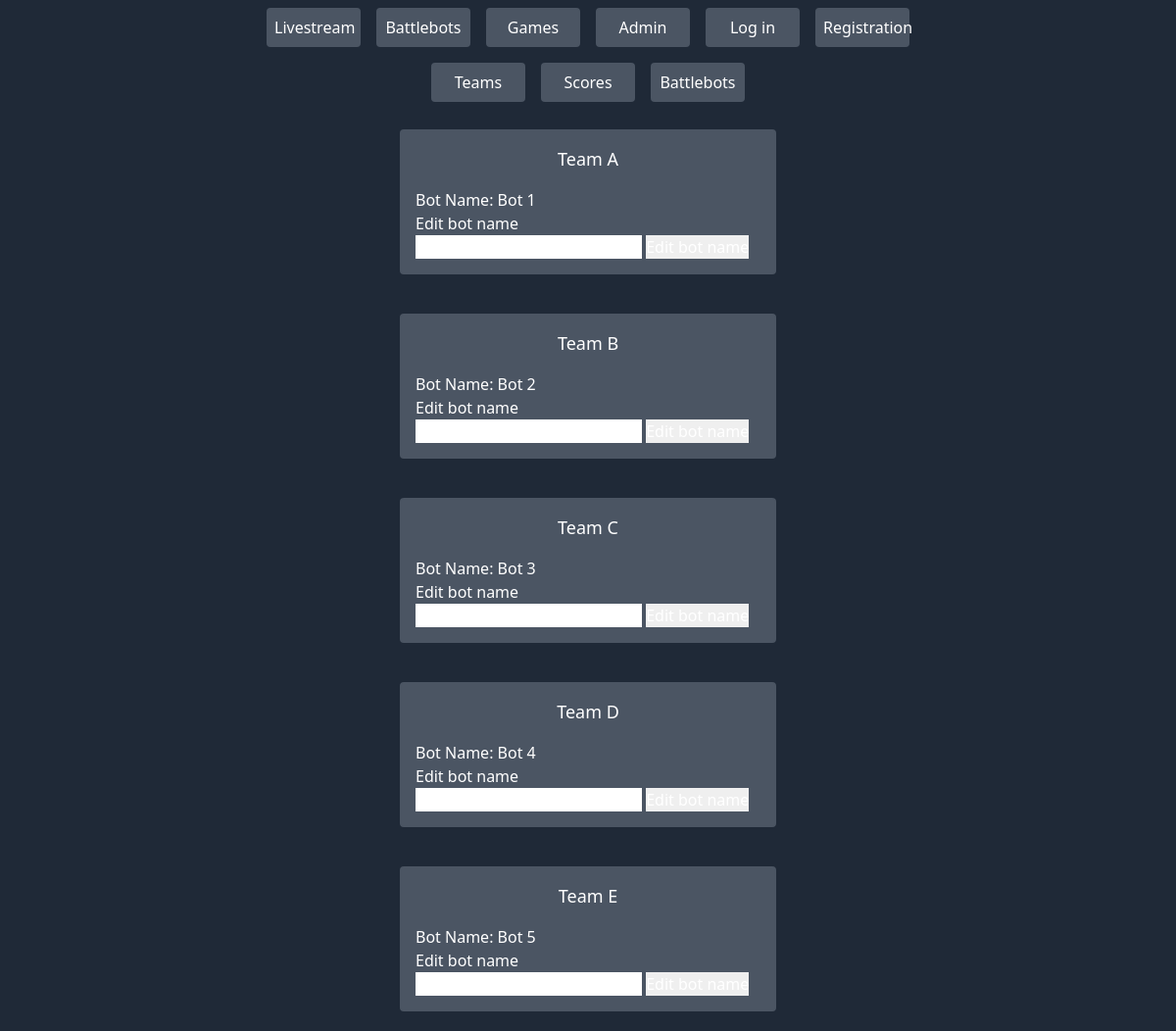
/adminbots.php, run on the app's committed database.
### tables this page shows
CREATE TABLE `robots` (
  `robot_id` int(11) NOT NULL,
  `team` varchar(45) NOT NULL,
  `bot_name` varchar(45) NOT NULL,  
  `game1_score` int(11),
  `game2_score` int(11),
  `game3_score` int(11),
  `last_update` timestamp NOT NULL DEFAULT current_timestamp() ON UPDATE current_timestamp(),
  `insert_time` timestamp NOT NULL DEFAULT current_timestamp()
);

### adminbots.php (the view, shortened to what this page needs)
<?php
$conn= mysqli_connect("localhost","root","");
mysqli_select_db($conn,"robolympics");
?>
<!doctype html>
<html lang="en">
<head>
    <link href="css/styles.css" rel="stylesheet" type="text/css">
</head>
<body class="min-h-full bg-gray-800 text-white">
<?php
        require_once('navbar.php');
    ?>
    <div class="flex justify-center">
        <a href="adminteams.php" class="nav-button">Teams</a>
        <a href="adminscores.php" class="nav-button">Scores</a>
        <a href="adminbots.php" class="nav-button">Battlebots</a>
    </div>
    <div class="flex justify-center font-medium">
        <div class="flex-col w-96 m-5 p-4 bg-gray-600 rounded">
            <div class="flex w-full justify-center mb-4">
                <h2 class="font-medium text-lg self-center truncate">Team A</h2>
            </div>
            <div class="flex w-full justify-left">
                <h3 class="font-medium text-base self-center truncate">Bot Name:
				<?php
					$result= mysqli_query($conn, "SELECT * FROM robots WHERE team='A'");
					while ($row = mysqli_fetch_array($result)) {
						$name = $row['bot_name'];
						echo $name;
					}
				?>
				</h3>
            </div>
			<div class="flex w-full justify-left">
				<h3>Edit bot name
				<form name="setBotA" method="POST" action="<?php echo $_SERVER['PHP_SELF']; ?>">
					<input type="text" id="newNameA" name="newNameA">
					<input type="submit" name="submitBotA" value="Edit bot name">
				</form>
				</h3>
			</div>
        </div>
    </div>
    <div class="flex justify-center font-medium">
        <div class="flex-col w-96 m-5 p-4 bg-gray-600 rounded">
            <div class="flex w-full justify-center mb-4">
                <h2 class="font-medium text-lg self-center truncate">Team B</h2>
            </div>
            <div class="flex w-full justify-left">
                <h3 class="font-medium text-base self-center truncate">Bot Name:
				<?php
					$result= mysqli_query($conn, "SELECT * FROM robots WHERE team='B'");
					while ($row = mysqli_fetch_array($result)) {
						$name = $row['bot_name'];
						echo $name;
					}
				?>
				</h3>
            </div>
			<div class="flex w-full justify-left">
				<h3>Edit bot name
				<form name="setBotB" method="POST" action="<?php echo $_SERVER['PHP_SELF']; ?>">
					<input type="text" id="newNameB" name="newNameB">
					<input type="submit" name="submitBotB" value="Edit bot name">
				</form>
				</h3>
			</div>
        </div>
    </div>
    <div class="flex justify-center font-medium">
        <div class="flex-col w-96 m-5 p-4 bg-gray-600 rounded">
            <div class="flex w-full justify-center mb-4">
                <h2 class="font-medium text-lg self-center truncate">Team C</h2>
            </div>
            <div class="flex w-full justify-left">
                <h3 class="font-medium text-base self-center truncate">Bot Name:
				<?php
					$result= mysqli_query($conn, "SELECT * FROM robots WHERE team='C'");
					while ($row = mysqli_fetch_array($result)) {
						$name = $row['bot_name'];
						echo $name;
					}
				?>
				</h3>
            </div>
			<div class="flex w-full justify-left">
				<h3>Edit bot name
				<form name="setBotC" method="POST" action="<?php echo $_SERVER['PHP_SELF']; ?>">
					<input type="text" id="newNameC" name="newNameC">
					<input type="submit" name="submitBotC" value="Edit bot name">
				</form>
				</h3>
			</div>
        </div>
    </div>
    <div class="flex justify-center font-medium">
        <div class="flex-col w-96 m-5 p-4 bg-gray-600 rounded">
            <div class="flex w-full justify-center mb-4">
                <h2 class="font-medium text-lg self-center truncate">Team D</h2>
            </div>
            <div class="flex w-full justify-left">
                <h3 class="font-medium text-base self-center truncate">Bot Name:
				<?php
					$result= mysqli_query($conn, "SELECT * FROM robots WHERE team='D'");
					while ($row = mysqli_fetch_array($result)) {
						$name = $row['bot_name'];
						echo $name;
					}
				?>
				</h3>
            </div>
			<div class="flex w-full justify-left">
				<h3>Edit bot name
				<form name="setBotD" method="POST" action="<?php echo $_SERVER['PHP_SELF']; ?>">
					<input type="text" id="newNameD" name="newNameD">
					<input type="submit" name="submitBotD" value="Edit bot name">
				</form>
				</h3>
			</div>
        </div>
    </div>
    <div class="flex justify-center font-medium">
        <div class="flex-col w-96 m-5 p-4 bg-gray-600 rounded">
            <div class="flex w-full justify-center mb-4">
                <h2 class="font-medium text-lg self-center truncate">Team E</h2>
            </div>
            <div class="flex w-full justify-left">
                <h3 class="font-medium text-base self-center truncate">Bot Name:
				<?php
					$result= mysqli_query($conn, "SELECT * FROM robots WHERE team='E'");
					while ($row = mysqli_fetch_array($result)) {
						$name = $row['bot_name'];
						echo $name;
					}
				?>
				</h3>
            </div>
			<div class="flex w-full justify-left">
				<h3>Edit bot name
				<form name="setBotE" method="POST" action="<?php echo $_SERVER['PHP_SELF']; ?>">
					<input type="text" id="newNameE" name="newNameE">
					<input type="submit" name="submitBotE" value="Edit bot name">
				</form>
				</h3>
			</div>
        </div>
    </div>
</body>
</html>

### css/styles.css (style rules this page uses)
*, *::before, *::after { box-sizing: border-box; }
:root { -moz-tab-size: 4; -o-tab-size: 4; tab-size: 4; }
html { line-height: 1.15; -webkit-text-size-adjust: 100%; }
body { margin: 0; }
body { font-family: system-ui, -apple-system, 'Segoe UI', Roboto, Helvetica, Arial, sans-serif, 'Apple Color Emoji', 'Segoe UI Emoji'; }
input, select { font-family: inherit; font-size: 100%; line-height: 1.15; margin: 0; }
[type='submit'] { -webkit-appearance: button; }
h1, h2, h3, p { margin: 0; }
html { font-family: ui-sans-serif, system-ui, -apple-system, BlinkMacSystemFont, "Segoe UI", Roboto, "Helvetica Neue", Arial, "Noto Sans", sans-serif, "Apple Color Emoji", "Segoe UI Emoji", "Segoe UI Symbol", "Noto Color Emoji"; line-height: 1.5; }
body { font-family: inherit; line-height: inherit; }
input::placeholder { opacity: 1; color: #9ca3af; }
h1, h2, h3 { font-size: inherit; font-weight: inherit; }
a { color: inherit; text-decoration: inherit; }
input, select { padding: 0; line-height: inherit; color: inherit; }
.bg-gray-600 { --tw-bg-opacity: 1; background-color: rgba(75, 85, 99, var(--tw-bg-opacity)); }
.bg-gray-800 { --tw-bg-opacity: 1; background-color: rgba(31, 41, 55, var(--tw-bg-opacity)); }
.rounded { border-radius: 0.25rem; }
.flex { display: flex; }
.flex-col { flex-direction: column; }
.self-center { align-self: center; }
.justify-center { justify-content: center; }
.font-medium { font-weight: 500; }
.text-base { font-size: 1rem; line-height: 1.5rem; }
.text-lg { font-size: 1.125rem; line-height: 1.75rem; }
.m-5 { margin: 1.25rem; }
.mb-4 { margin-bottom: 1rem; }
.min-h-full { min-height: 100%; }
.p-4 { padding: 1rem; }
* { --tw-shadow: 0 0 #0000; }
* { --tw-ring-inset: var(--tw-empty, ); --tw-ring-offset-width: 0px; --tw-ring-offset-color: #fff; --tw-ring-color: rgba(59, 130, 246, 0.5); --tw-ring-offset-shadow: 0 0 #0000; --tw-ring-shadow: 0 0 #0000; }
.text-white { --tw-text-opacity: 1; color: rgba(255, 255, 255, var(--tw-text-opacity)); }
.truncate { overflow: hidden; text-overflow: ellipsis; white-space: nowrap; }
.w-96 { width: 24rem; }
.w-full { width: 100%; }
.nav-button { --tw-bg-opacity: 1; background-color: rgba(75, 85, 99, var(--tw-bg-opacity)); border-radius: 0.25rem; margin: 0.5rem; padding: 0.5rem; text-align: center; width: 6rem; }

### data on the page
robots: bot_name "Bot 1"
robots: bot_name "Bot 2"
robots: bot_name "Bot 3"
robots: bot_name "Bot 4"
robots: bot_name "Bot 5"
